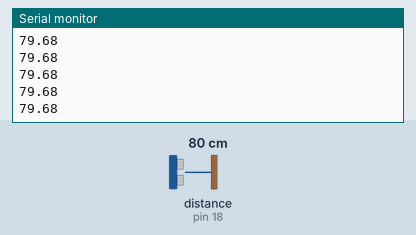
Recording of a sketch running on a simulated Arduino Uno, built with avr-gcc and run on an emulated ATmega328P. Parts: the last lines printed to the serial monitor. Wiring (inferred from the names in the program): ultrasonic range finder: trigger pin 5; echo pin 18. The test bench sets the inputs (shaded band); at power-on: distance to the obstacle (sensor on pin 18) 80 cm. The echo pulse lasts 58.3 µs per cm.

Above: at 1.2 s.
1.3 s: distance to the obstacle (sensor on pin 18) set to 2 cm
At 1.6 s:
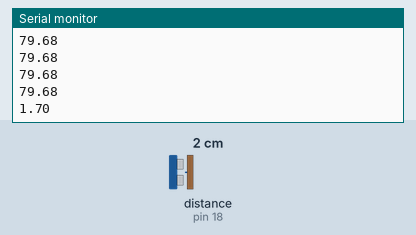
2.8 s: distance to the obstacle (sensor on pin 18) set to 4 cm
At 2.8 s:
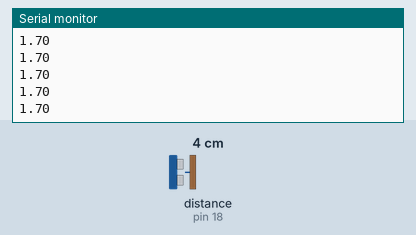
Timing chart, 0 to 5.8 s (numbered marks = the images above; inputs shaded):
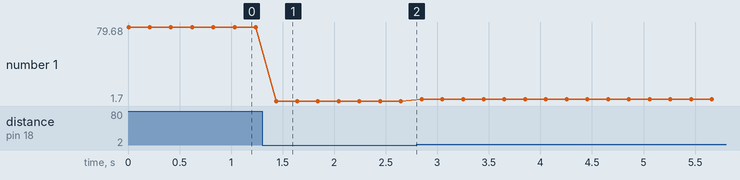

The sketch:

p01_hcsr04.ino
```cpp
// Fase 1, paso 1 — HC-SR04
const int TRIG = 5, ECHO = 18;

void setup() {
  Serial.begin(115200);
  pinMode(TRIG, OUTPUT);
  pinMode(ECHO, INPUT);
}

float medirDistancia() {
  digitalWrite(TRIG, LOW);  delayMicroseconds(2);
  digitalWrite(TRIG, HIGH); delayMicroseconds(10);
  digitalWrite(TRIG, LOW);
  long t = pulseIn(ECHO, HIGH, 25000);   // timeout 25 ms = ~4 m
  if (t == 0) return -1.0;               // sin eco
  return (t * 0.0343) / 2.0;             // cm
}

void loop() {
  Serial.println(medirDistancia());
  delay(200);
}
```

Measured:
- after the input at 1.3 s, the serial monitor: prints a new line after 0.14 s (image 1)
- plotted number 1: 79.68 → 1.7 after the input at 1.3 s, 1.7 → 3.69 after the input at 2.8 s
